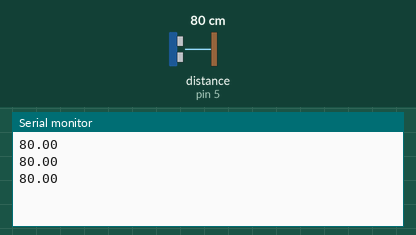
The sketch below on a simulated Arduino Uno, built with avr-gcc and run on an emulated ATmega328P. On the bench: the last lines printed to the serial monitor. The inputs (shaded band) are chosen by the test bench; at power-on: distance to the obstacle (sensor on pin 5) 80 cm. The echo pulse lasts 58.3 µs per cm.

Above: at 1.3 s.
1.4 s: distance to the obstacle (sensor on pin 5) set to 2 cm
At 1.9 s:
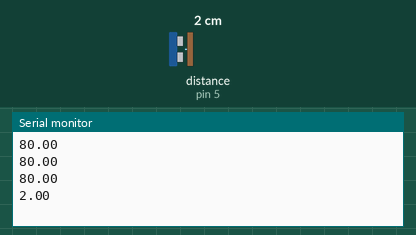
2.9 s: distance to the obstacle (sensor on pin 5) set to 4 cm
At 3.4 s:
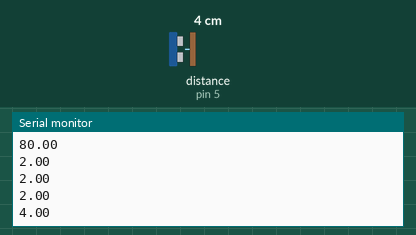
Timing chart, 0 to 5.9 s (numbered marks = the images above; inputs shaded):
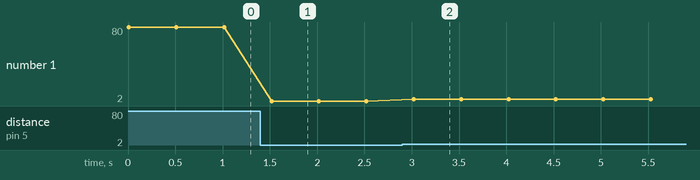

Measured:
- after the input at 1.4 s, the serial monitor: prints a new line after 0.12 s (image 1)
- after the input at 2.9 s, the serial monitor: prints a new line after 0.12 s (image 2)
- plotted number 1: 80 → 2 after the input at 1.4 s, 2 → 4 after the input at 2.9 s

The sketch:

Test_HC_SR04.ino
```cpp
#include <HCSR04.h>

//library: https://github.com/Martinsos/arduino-lib-hc-sr04

#define SONAR_TRIGGER_PIN 4
#define SONAR_ECHO_PIN    5
UltraSonicDistanceSensor distanceSensor(SONAR_TRIGGER_PIN, SONAR_ECHO_PIN);  // Initialize sensor that uses digital pins 13 and 12.

void setup () {
    Serial.begin(9600);  // We initialize serial connection so that we could print values from sensor.
}

void loop () {
    // Every 500 miliseconds, do a measurement using the sensor and print the distance in centimeters.
    Serial.println(distanceSensor.measureDistanceCm());
    delay(500);
}
```
